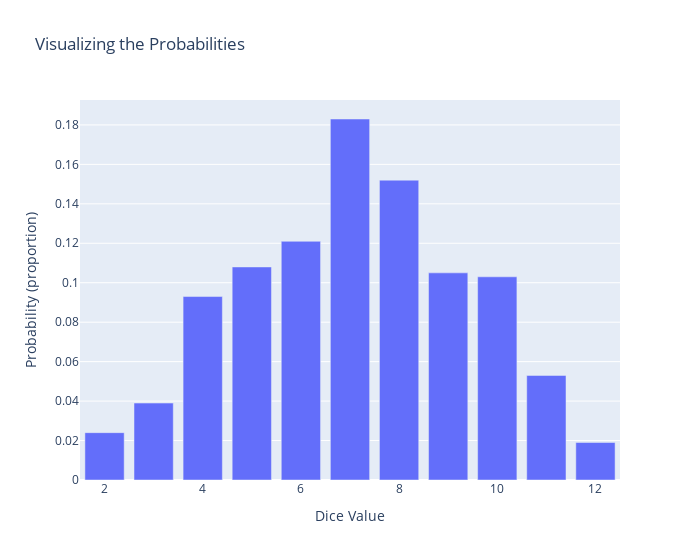

Notebook code cell kept with this figure:
### Code cell
# Update the layout to improve readability
fig.update_layout(
    title='Visualizing the Probabilities',
    xaxis_title='Dice Value',
    yaxis_title='Probability (proportion)',
    width=700
)

### Figure 1 — Plotly figure (JSON) as saved in the notebook; plotly's stock layout.template omitted (floating-point values rounded to 4 significant figures)
{"data": [{"type": "bar", "x": [2, 3, 4, 5, 6, 7, 8, 9, 10, 11, 12], "y": [0.024, 0.039, 0.093, 0.108, 0.121, 0.183, 0.152, 0.105, 0.103, 0.053, 0.019]}], "layout": {"title": {"text": "Visualizing the Probabilities"}, "width": 700, "xaxis": {"title": {"text": "Dice Value"}}, "yaxis": {"title": {"text": "Probability (proportion)"}}}}
